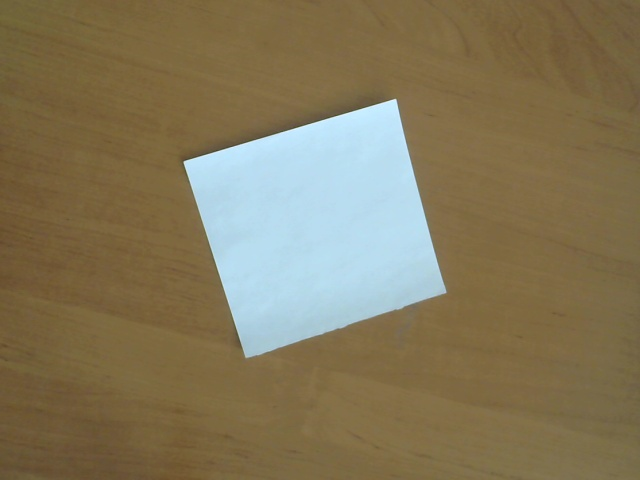
#> input picture lesson/parallel_text/screen.png, 640 x 480 px
$ python main.py
#> lines starting #> are read from the running program, lines starting #| are printed output that depends on the picture; after the words box and inside, x2 and y2 are one past the last pixel; in counts of white or black regions, pixels touching at a corner belong together
import cv2
import numpy as np
from pathlib import Path


def supdate(value):
    global slimit
    slimit = value


slimit = 125
path = Path(__file__).parent
image = cv2.imread(path / "screen.png")
#> image is the input picture: shape (480, 640, 3); mean B, G, R 88.8, 118.8, 131.3

window_name = "Screen"
cv2.namedWindow(window_name, cv2.WINDOW_GUI_NORMAL)
cv2.createTrackbar("S", window_name, slimit, 255, supdate)
first = True

while True:
    frame = image.copy()
    gray = cv2.cvtColor(frame, cv2.COLOR_BGR2GRAY)
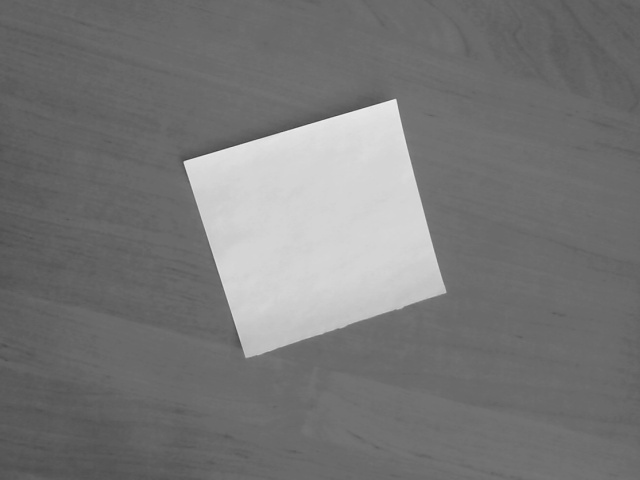
#> gray: shape (480, 640); min 65, max 242, mean 119.1
    gray = cv2.GaussianBlur(gray, (7, 7), 0)
    _, thresh = cv2.threshold(gray, slimit, 255, cv2.THRESH_BINARY)
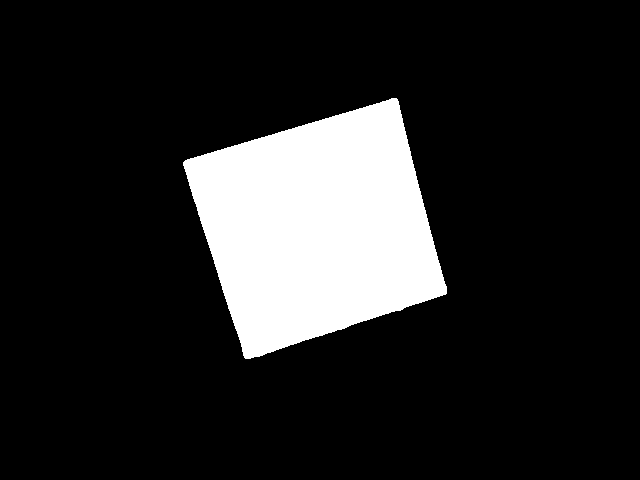
#> thresh: shape (480, 640); 14.7% white; 1 white region
    contours, _ = cv2.findContours(thresh,
                                   cv2.RETR_TREE,
                                   cv2.CHAIN_APPROX_SIMPLE)
#> contours = 1 contour; box (x1, y1, x2, y2) and area: (183, 98, 447, 359) 44624
    cntr_list = contours[0]
#> cntr_list = contour of 478 points, box (x1, y1, x2, y2) (183, 98, 447, 359), area 44624

    rect = cv2.minAreaRect(cntr_list)
#> rect = ((319.1, 228.8), (224.3, 209.5), -16.62)
    box = cv2.boxPoints(rect)
#> box = [[241.6, 361.2], [181.7, 160.5], [396.6, 96.33], [456.5, 297]]
    box = np.int64(box)
#> box = [[241, 361], [181, 160], [396, 96], [456, 297]]
    cv2.drawContours(frame, [box], 0, (255, 0, 255), 1)
    if first:
        print(box)
#| [[241 361]
#|  [181 160]
#|  [396  96]
#|  [456 297]]
        first = False

    vx, vy, x, y = cv2.fitLine(cntr_list, cv2.DIST_L2, 0, 0.01, 0.01)
#> vx = [0.839]; vy = [-0.544]; x = [312.5]; y = [230.1]
    lefty = int((-x * vy / vx) + y)
#> lefty = 432
    righty = int((frame.shape[0] - x) * vy / vx + y)
#> righty = 121
    cv2.line(frame, (image.shape[0]-1, righty), (0, lefty), (0, 0, 128), 2)
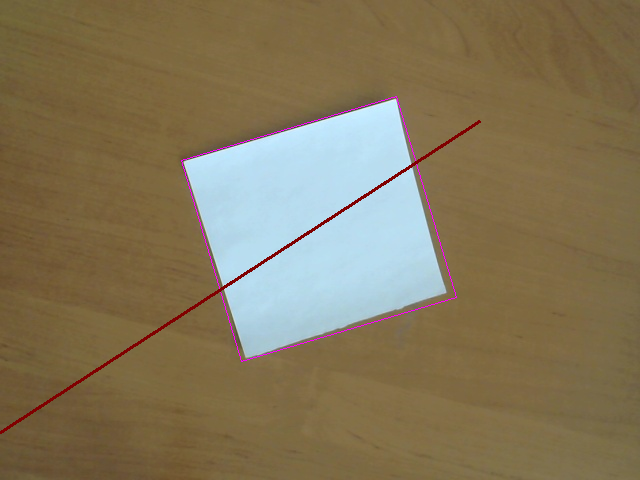
#> frame: shape (480, 640, 3); mean B, G, R 88.5, 117.7, 131.5

    cv2.imshow(window_name, frame)
    key = cv2.waitKey(1)
#> (key q is pressed here)
    if key == ord('q'):
        break

cv2.destroyAllWindows()
